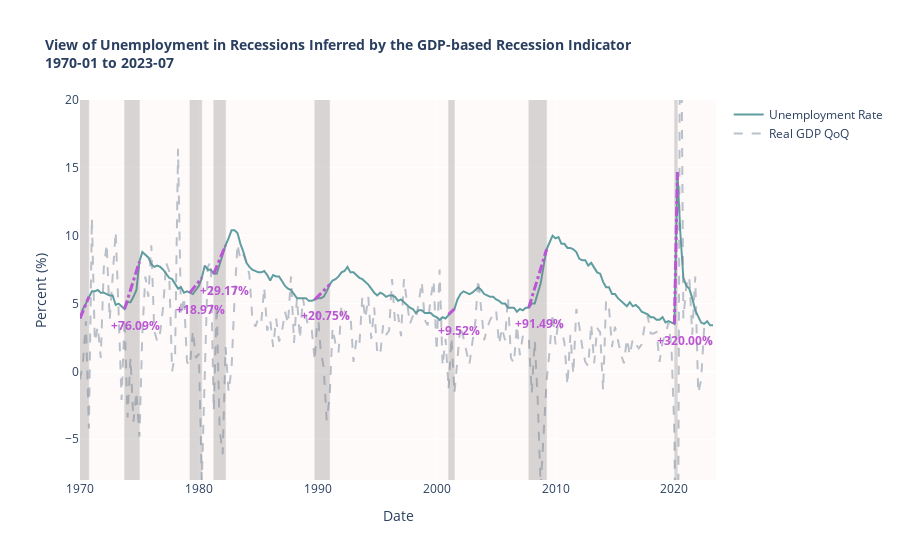

Here is the notebook cell this chart was saved with:
### Markdown cell above
Plotting the trend

### Code cell
fig4 = go.Figure()

# Unemployment Rate
fig4.add_trace(go.Scatter(x=unemployment['DATE'], y=unemployment['UNEMPLOYMENT_RATE'],
                          mode='lines', name='Unemployment Rate', line=dict(color='cadetblue')))
# Real GDP QoQ
fig4.add_trace(go.Scatter(x=unemployment['DATE'], y=unemployment['REAL_GDP_QoQ'],
                          mode='lines', name='Real GDP QoQ', line=dict(color='rgba(119, 136, 153, 0.5)',
                          dash='dash')))

# Add recession bars
for start, end in recession_periods:
    fig4.add_shape(type='rect', x0=start, y0=-10, x1=end, y1=35,
                    line=dict(color='grey', width=0.5),
                    fillcolor='grey',
                    opacity=0.3)

# Growth line in recession periods
for start, end in recession_periods:
    start_date = pd.Timestamp(start)
    end_date = pd.Timestamp(end)
    # Draw lines for values start-end 
    start_value = unemployment[unemployment['DATE'] == start_date]['UNEMPLOYMENT_RATE'].values[0]
    end_value = unemployment[unemployment['DATE'] == end_date]['UNEMPLOYMENT_RATE'].values[0]
    fig4.add_shape(type='line', x0=start_date, y0=start_value, x1=end_date, y1=end_value,
                    line=dict(color='mediumorchid', width=3, dash='dashdot'),
                    opacity=1)
    # Write number for percentage change, text_y for position
    text_y = start_value - 1.2
    # Avoid 1970 because starts in recession
    if start != '1970-01-01':
        percentage_change = f'<b>       +{((end_value - start_value) / start_value * 100):.2f}%</b>'
        fig4.add_annotation(x=start_date, y=text_y, text=percentage_change,
                            showarrow=False, font=dict(color='mediumorchid', size=12))
        
# Customize graph text, color, zoom
fig4.update_layout(title_text='<b>View of Unemployment in Recessions Inferred by the GDP-based Recession Indicator<br>1970-01 to 2023-07</b>',
                    title_font_size=14,
                    xaxis_title='Date',
                    yaxis_title='Percent (%)',
                    xaxis_range=['1970-01-01', '2023-07-01'],
                    yaxis_range=[-8, 20],
                    showlegend=True,
                    plot_bgcolor='snow')

fig4.write_html('images/Unemployment.html')
fig4.show()

### Figure 1 — Plotly figure (JSON) as saved in the notebook; plotly's stock layout.template omitted (floating-point values rounded to 4 significant figures; data arrays with more than 128 entries replaced by an {"elided": "..."} marker saying what was removed)
{"data": [{"line": {"color": "cadetblue"}, "mode": "lines", "name": "Unemployment Rate", "type": "scatter", "x": {"elided": "214 str values"}, "y": {"elided": "214 float values"}}, {"line": {"color": "rgba(119, 136, 153, 0.5)", "dash": "dash"}, "mode": "lines", "name": "Real GDP QoQ", "type": "scatter", "x": {"elided": "214 str values"}, "y": {"elided": "214 float values"}}], "layout": {"annotations": [{"font": {"color": "mediumorchid", "size": 12}, "showarrow": false, "text": "<b>       +76.09%</b>", "x": "1973-10-01T00:00:00", "y": 3.4}, {"font": {"color": "mediumorchid", "size": 12}, "showarrow": false, "text": "<b>       +18.97%</b>", "x": "1979-04-01T00:00:00", "y": 4.6}, {"font": {"color": "mediumorchid", "size": 12}, "showarrow": false, "text": "<b>       +29.17%</b>", "x": "1981-04-01T00:00:00", "y": 6}, {"font": {"color": "mediumorchid", "size": 12}, "showarrow": false, "text": "<b>       +20.75%</b>", "x": "1989-10-01T00:00:00", "y": 4.1}, {"font": {"color": "mediumorchid", "size": 12}, "showarrow": false, "text": "<b>       +9.52%</b>", "x": "2001-01-01T00:00:00", "y": 3}, {"font": {"color": "mediumorchid", "size": 12}, "showarrow": false, "text": "<b>       +91.49%</b>", "x": "2007-10-01T00:00:00", "y": 3.5}, {"font": {"color": "mediumorchid", "size": 12}, "showarrow": false, "text": "<b>       +320.00%</b>", "x": "2020-01-01T00:00:00", "y": 2.3}], "plot_bgcolor": "snow", "shapes": [{"fillcolor": "grey", "line": {"color": "grey", "width": 0.5}, "opacity": 0.3, "type": "rect", "x0": "1970-01-01", "x1": "1970-10-01", "y0": -10, "y1": 35}, {"fillcolor": "grey", "line": {"color": "grey", "width": 0.5}, "opacity": 0.3, "type": "rect", "x0": "1973-10-01", "x1": "1975-01-01", "y0": -10, "y1": 35}, {"fillcolor": "grey", "line": {"color": "grey", "width": 0.5}, "opacity": 0.3, "type": "rect", "x0": "1979-04-01", "x1": "1980-04-01", "y0": -10, "y1": 35}, {"fillcolor": "grey", "line": {"color": "grey", "width": 0.5}, "opacity": 0.3, "type": "rect", "x0": "1981-04-01", "x1": "1982-04-01", "y0": -10, "y1": 35}, {"fillcolor": "grey", "line": {"color": "grey", "width": 0.5}, "opacity": 0.3, "type": "rect", "x0": "1989-10-01", "x1": "1991-01-01", "y0": -10, "y1": 35}, {"fillcolor": "grey", "line": {"color": "grey", "width": 0.5}, "opacity": 0.3, "type": "rect", "x0": "2001-01-01", "x1": "2001-07-01", "y0": -10, "y1": 35}, {"fillcolor": "grey", "line": {"color": "grey", "width": 0.5}, "opacity": 0.3, "type": "rect", "x0": "2007-10-01", "x1": "2009-04-01", "y0": -10, "y1": 35}, {"fillcolor": "grey", "line": {"color": "grey", "width": 0.5}, "opacity": 0.3, "type": "rect", "x0": "2020-01-01", "x1": "2020-04-01", "y0": -10, "y1": 35}, {"line": {"color": "mediumorchid", "dash": "dashdot", "width": 3}, "opacity": 1, "type": "line", "x0": "1970-01-01T00:00:00", "x1": "1970-10-01T00:00:00", "y0": 3.9, "y1": 5.5}, {"line": {"color": "mediumorchid", "dash": "dashdot", "width": 3}, "opacity": 1, "type": "line", "x0": "1973-10-01T00:00:00", "x1": "1975-01-01T00:00:00", "y0": 4.6, "y1": 8.1}, {"line": {"color": "mediumorchid", "dash": "dashdot", "width": 3}, "opacity": 1, "type": "line", "x0": "1979-04-01T00:00:00", "x1": "1980-04-01T00:00:00", "y0": 5.8, "y1": 6.9}, {"line": {"color": "mediumorchid", "dash": "dashdot", "width": 3}, "opacity": 1, "type": "line", "x0": "1981-04-01T00:00:00", "x1": "1982-04-01T00:00:00", "y0": 7.2, "y1": 9.3}, {"line": {"color": "mediumorchid", "dash": "dashdot", "width": 3}, "opacity": 1, "type": "line", "x0": "1989-10-01T00:00:00", "x1": "1991-01-01T00:00:00", "y0": 5.3, "y1": 6.4}, {"line": {"color": "mediumorchid", "dash": "dashdot", "width": 3}, "opacity": 1, "type": "line", "x0": "2001-01-01T00:00:00", "x1": "2001-07-01T00:00:00", "y0": 4.2, "y1": 4.6}, {"line": {"color": "mediumorchid", "dash": "dashdot", "width": 3}, "opacity": 1, "type": "line", "x0": "2007-10-01T00:00:00", "x1": "2009-04-01T00:00:00", "y0": 4.7, "y1": 9}, {"line": {"color": "mediumorchid", "dash": "dashdot", "width": 3}, "opacity": 1, "type": "line", "x0": "2020-01-01T00:00:00", "x1": "2020-04-01T00:00:00", "y0": 3.5, "y1": 14.7}], "showlegend": true, "title": {"font": {"size": 14}, "text": "<b>View of Unemployment in Recessions Inferred by the GDP-based Recession Indicator<br>1970-01 to 2023-07</b>"}, "xaxis": {"range": ["1970-01-01", "2023-07-01"], "title": {"text": "Date"}}, "yaxis": {"range": [-8, 20], "title": {"text": "Percent (%)"}}}}
